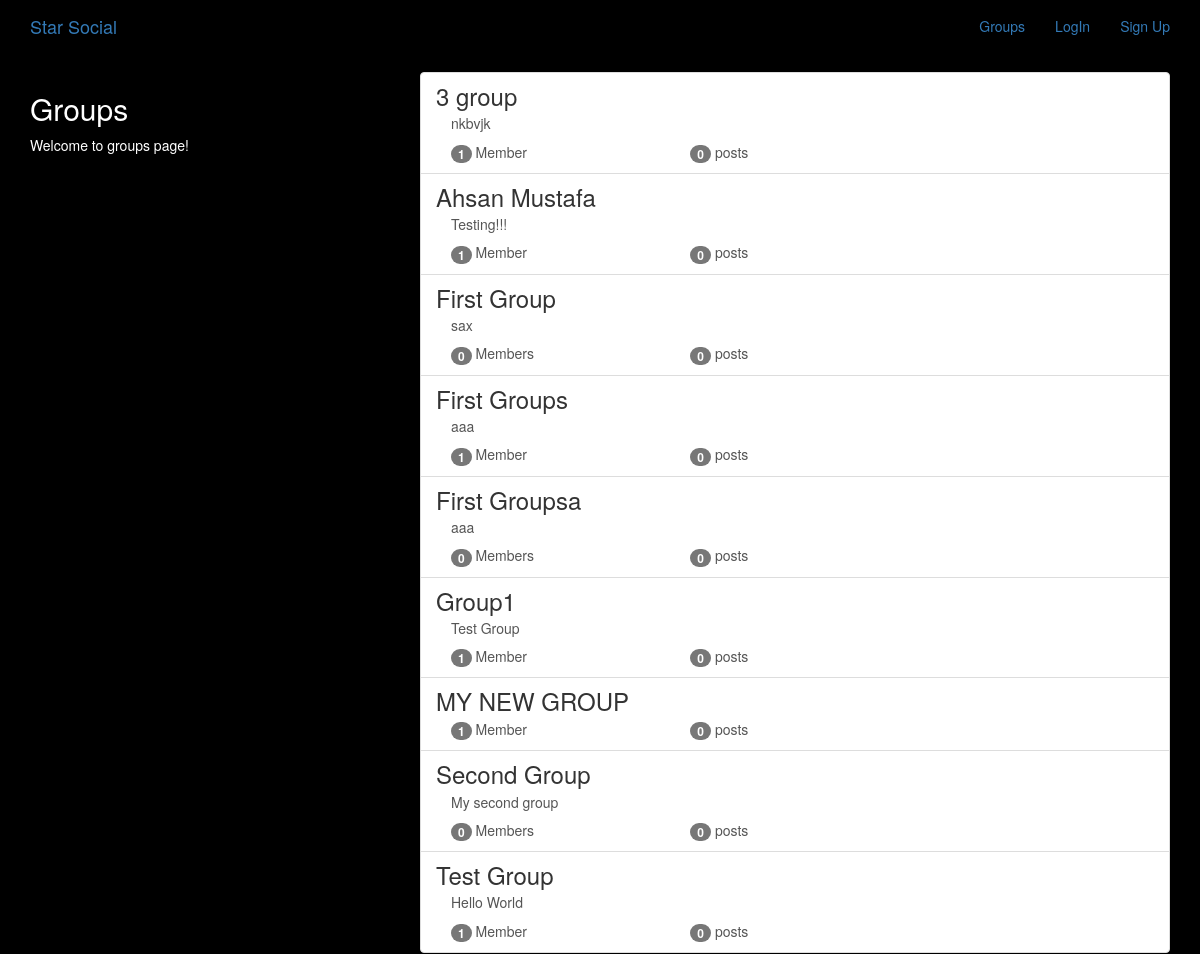
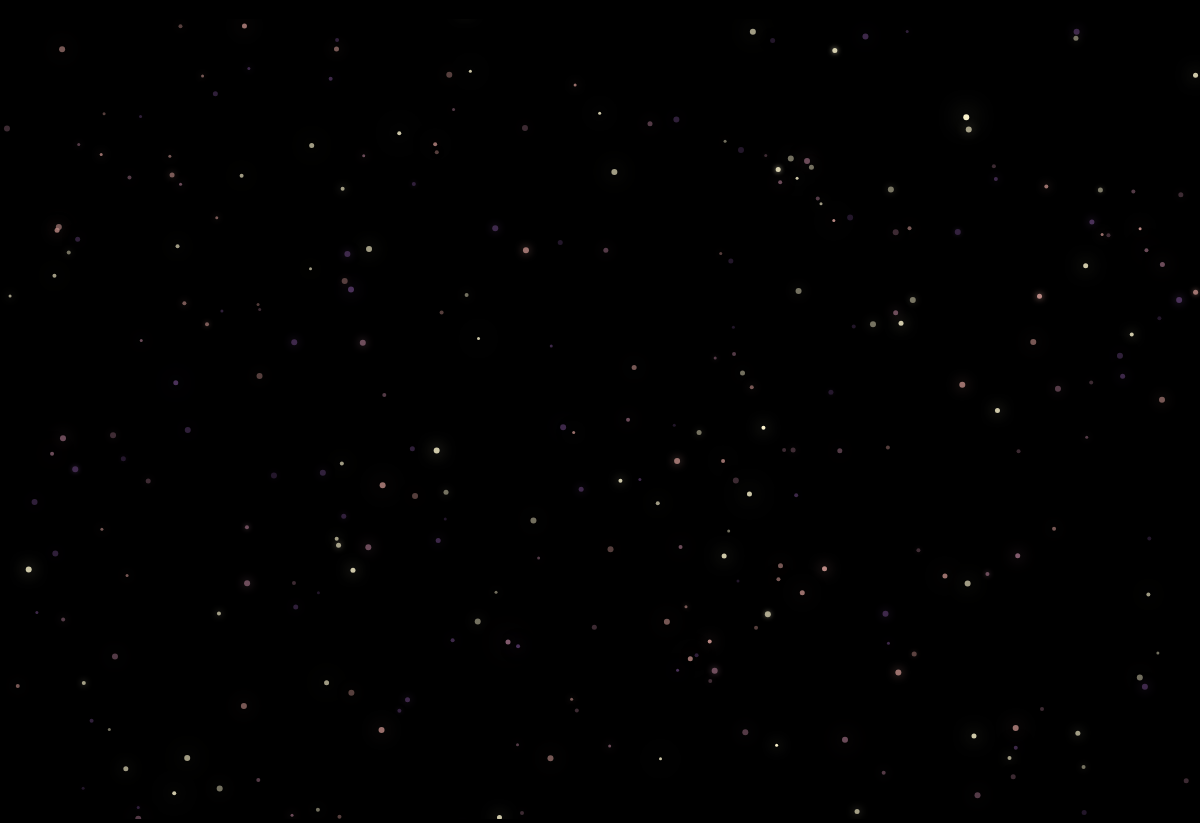
The app's page /groups/ with its own data (2 pictures, top to bottom).
### groups/models.py (models this page shows, shortened)
class Group(models.Model):
    name = models.CharField(max_length=255,unique=True)
    slug = models.SlugField(allow_unicode=True,unique=True)
    description = models.TextField(blank=True, default='')
    description_html = models.TextField(editable=False, default='', blank=True)
    members = models.ManyToManyField(User, through='GroupMember')
    class Meta:
        ordering = ['name']

### groups/views.py (the view)
# urls.py: path('', views.ListGroup.as_view(), name='list'),
class ListGroup(generic.ListView):
    model = Group

### groups/templates/groups/group_list.html (shortened to what this page needs)
{% extends "groups/group_base.html" %}
{% block pregroup %}
    <div class="col-md-4">
        <div class="content">
            <h2>Groups</h2>
            <p>Welcome to groups page!</p>
        </div>
    </div>
{% endblock %}
{% block group_content %}
    <div class=col-md-8>
        <div class='list-group'>
            {% for group in object_list %}
               <a class='list-group-item' href="{% url 'groups:single' slug=group.slug %}">
                <h3 class="title list-group-item-heading">{{group.name}}</h3>
                <div class="list-group-item-text container-fluid">
                    {{group.description_html|safe}}
                    <div class="row">
                        <div class='col-md-4'>
                            <span class="badge">{{group.members.count}}</span>
                            Member{{group.members.count|pluralize}}
                        </div>
                        <div class='col-md-4'>
                            <span class="badge">{{group.posts.count}}</span>
                            post{{group.posts.count|pluralize}}
                        </div>
                    </div>
                </div>
               </a>
            {% endfor %}
        </div>
    </div>
{% endblock %}

### static/social/css/master.css (style rules this page uses)
body { margin: 0; overflow: hidden; background-color: black; color:white; }

### records on screen
Group: name "3 group", description_html "nkbvjk", members.count "1", posts.count "0"
Group: name "Ahsan Mustafa", description_html "Testing!!!", members.count "1", posts.count "0"
Group: name "First Group", description_html "sax", members.count "0", posts.count "0"
Group: name "First Groups", description_html "aaa", members.count "1", posts.count "0"
Group: name "First Groupsa", description_html "aaa", members.count "0", posts.count "0"
Group: name "Group1", description_html "Test Group", members.count "1", posts.count "0"
Group: name "MY NEW GROUP", members.count "1", posts.count "0"
Group: name "Second Group", description_html "My second group", members.count "0", posts.count "0"
Group: name "Test Group", description_html "Hello World", members.count "1", posts.count "0"
